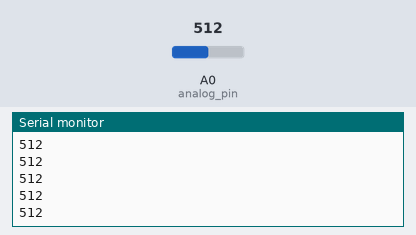
A sketch run on a simulated Arduino Uno, built with avr-gcc and run on an emulated ATmega328P. Parts: the last lines printed to the serial monitor. The inputs (shaded band) are chosen by the test bench; at power-on: A0 (analog_pin) = 512.

Above: at 1.2 s.
1.3 s: A0 (analog_pin) set to 716
At 1.8 s:
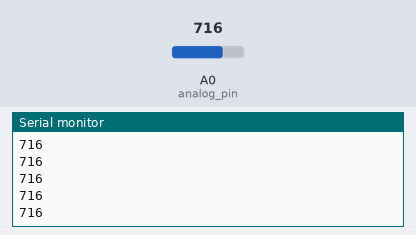
2.8 s: A0 (analog_pin) set to 900
At 3.7 s:
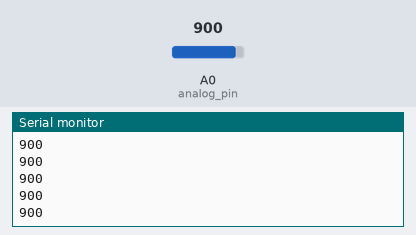
Timing chart, 0 to 5.8 s (numbered marks = the images above; inputs shaded):
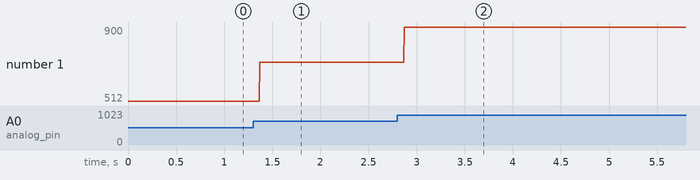

The sketch:

variable_resistor_analogValue.ino
```cpp
int analog_pin = A0;
void setup() {
  // put your setup code here, to run once:
  pinMode(analog_pin, INPUT); //set modeo of pin Analog0 (A0) as INPUT.
  Serial.begin(9600); //baud rate
}

void loop() {
  // put your main code here, to run repeatedly:
  int variable_resistor = analogRead(analog_pin); //reads the value from the pin of the potential meter and store it variable_resitor
  Serial.println(variable_resistor); //print out the variable resistor read from the potentiometer.
}
```

Measured:
- after the input at 1.3 s, the serial monitor: prints a new line after 0.07 s (image 1)
- after the input at 2.8 s, the serial monitor: prints a new line after 0.07 s (image 2)
- plotted number 1: 512 → 716 after the input at 1.3 s, 716 → 900 after the input at 2.8 s
